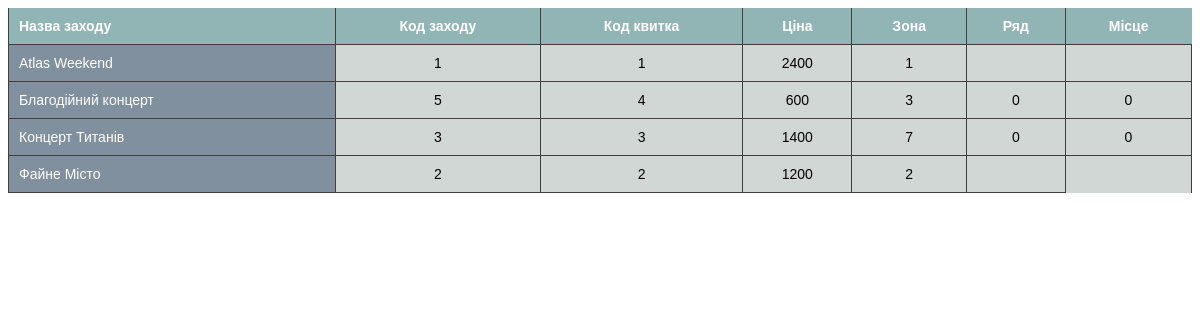
The page /includes/ticket_table.php on the database as committed earlier.
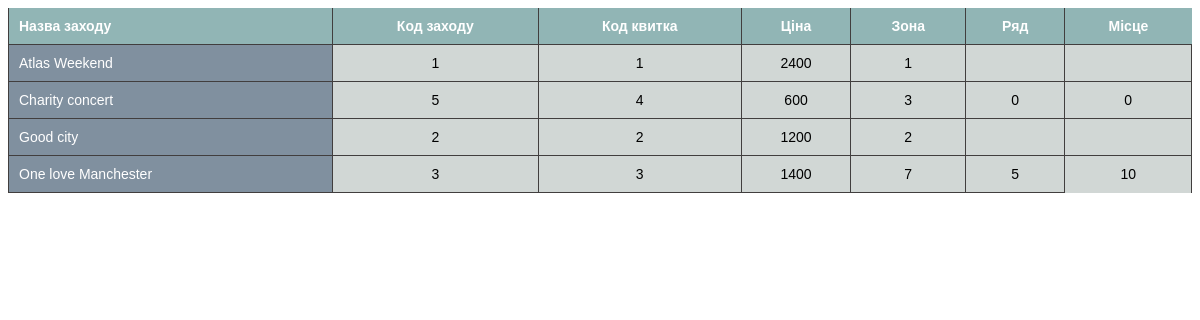
The same page on the database as committed later.
### tables this page shows
CREATE TABLE IF NOT EXISTS `ticket` (
  `ticket_code` int(11) NOT NULL AUTO_INCREMENT,
  `price` decimal(10,0) NOT NULL,
  `zona` int(11) NOT NULL,
  `row` int(11) DEFAULT NULL,
  `place` int(11) DEFAULT NULL,
  `event_code` int(11) NOT NULL,
  PRIMARY KEY (`ticket_code`),
  KEY `event_code` (`event_code`)
);

CREATE TABLE IF NOT EXISTS `event` (
  `event_code` int(11) NOT NULL AUTO_INCREMENT,
  `event_name` varchar(120) NOT NULL,
  `category` varchar(20) NOT NULL,
  `genre` varchar(20) NOT NULL,
  `data` date NOT NULL,
  `time` time NOT NULL,
  `current_num_tickets` int(11) NOT NULL DEFAULT '0',
  `summary_num_tickets` int(11) NOT NULL,
  `min_price` decimal(10,0) NOT NULL,
  `institution` varchar(20) NOT NULL,
  PRIMARY KEY (`event_code`),
  KEY `event_ibfk_1` (`institution`)
);

### includes/ticket_table.php (the view, shortened to what this page needs)
<?php
include 'helpers/db.php';
$tbl = mysqli_query($connection, "SELECT * FROM `Ticket` INNER JOIN `Event` ON `Ticket`.`event_code` = `Event`.`event_code` ORDER BY `event_name` ");
$table = "<table border='0' cellpadding='5'  width=100%>";
$table .= "<tr>";
      $table .= "<th>Назва заходу</th>";
      $table .= "<th>Код заходу</th>";
	  $table .= "<th>Код квитка</th>";
      $table .= "<th>Ціна</th>";
	  $table .= "<th>Зона</th>";
	  $table .= "<th>Ряд</th>";
      $table .= "<th>Місце</th>";
while ($row = mysqli_fetch_assoc($tbl))
    {
      $table .= "<tr>";
      $table .= "<td>".$row['event_name']."</td>";
      $table .= "<td>".$row['event_code']."</td>";
      $table .= "<td>".$row['ticket_code']."</td>";
	  $table .= "<td>".$row['price']."</td>";
      $table .= "<td>".$row['zona']."</td>";
      $table .= "<td>".$row['row']."</td>";
      $table .= "<td>".$row['place']."</td>";
    }
      $table .= "</table> ";
      echo $table;
?>

Rows that differ between the two databases and show on the page:
changed through a linked row, ticket id 4: event_code.event_name "Благодійний концерт" → "Charity concert"
changed through a linked row, ticket id 2: event_code.event_name "Файне Місто" → "Good city"; moves up the list
changed ticket id 3: event_code.event_name "Концерт Титанів" → "One love Manchester"; row "0" → "5"; place "0" → "10"
